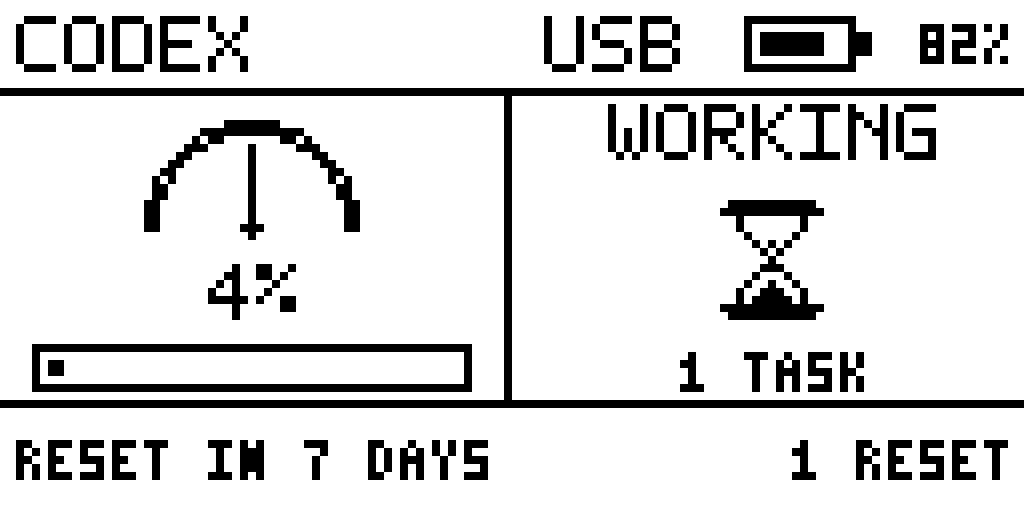
#> input picture design/homepage-v3-preview-8x.png, 1024 x 512 px
$ python build_v3_actual_comparison.py
#> lines starting #> are read from the running program, lines starting #| are printed output that depends on the picture; after the words box and inside, x2 and y2 are one past the last pixel; in counts of white or black regions, pixels touching at a corner belong together
from pathlib import Path

from PIL import Image


ROOT = Path(__file__).resolve().parent
PHOTO = Path(
    "/var/folders/dv/qjt1nb554lsfzv8z7_1513l00000gn/T/"
    "codex-clipboard-6a804106-cfae-4da0-bc1f-49a6c96f0e70.png"
)


def main() -> None:
    reference = Image.open(ROOT / "homepage-v3-preview-8x.png").convert("RGB")
#> reference is the input picture: PIL image 1024x512 RGB; 85.7% white; 54 black regions, largest, box (x1, y1, x2, y2) and area: (0, 88, 1024, 408) 18816, (32, 344, 472, 392) 7552, (720, 200, 824, 320) 5120
    photo = Image.open(PHOTO).convert("RGB")
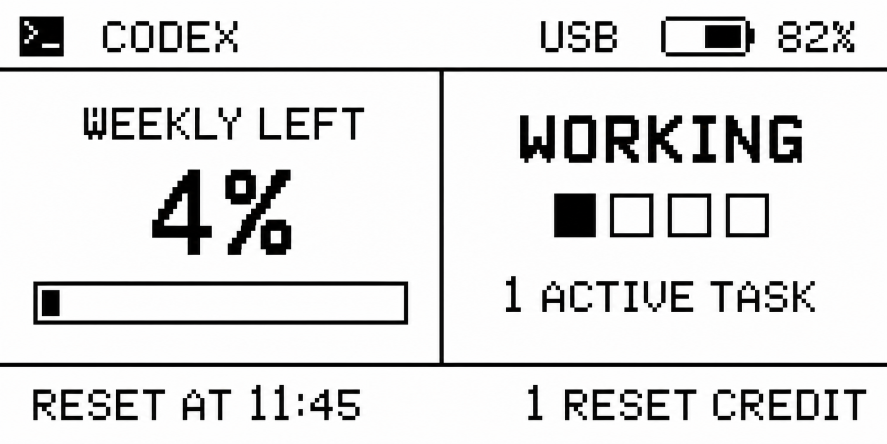
#> input picture design/homepage-white-reference.png, 1774 x 887 px, given in place of codex-clipboard-6a804106-cfae-4da0-bc1f-49a6c96f0e70.png, which was not available (shown at 1/2 size)
#> photo is the input picture: PIL image 1774x887 RGB; mean R, G, B 223.2, 223.1, 223.1

    # Normalize the photographed framebuffer region to the reference's 2:1 canvas.
    actual = photo.crop((329, 246, 1313, 758)).resize(
        reference.size, Image.Resampling.LANCZOS
    )
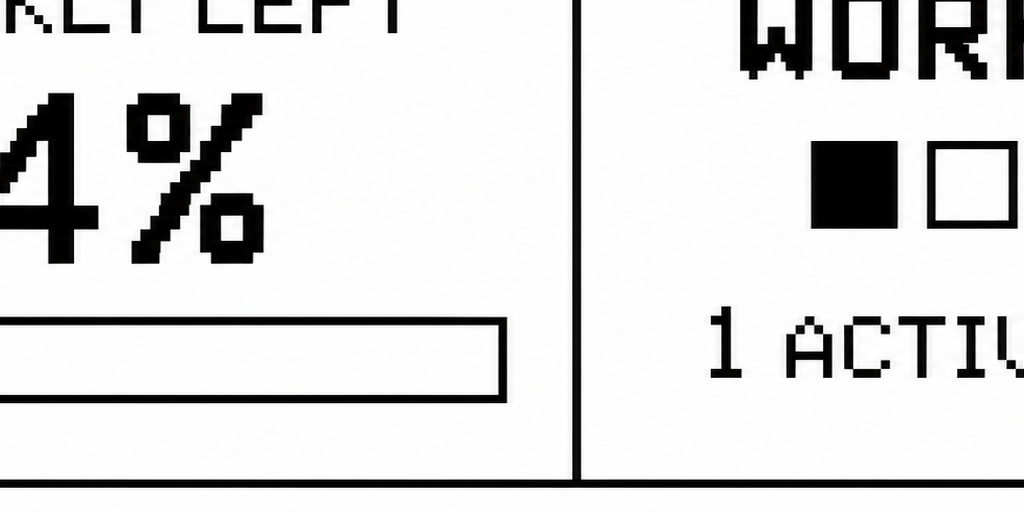
#> actual: PIL image 1024x512 RGB; mean R, G, B 218.3, 218.2, 218.2

    comparison = Image.new("RGB", (reference.width * 2, reference.height), "white")
#> comparison: PIL image 2048x512 RGB; every value is 255
    comparison.paste(reference, (0, 0))
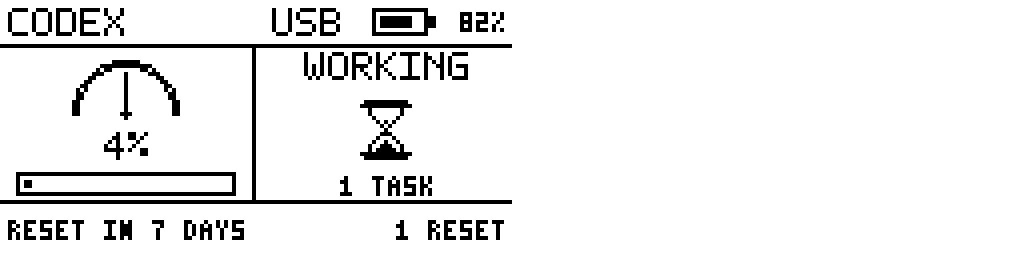
#> comparison: PIL image 2048x512 RGB (shown at 1/2 size); 92.9% white; 54 black regions, largest, box (x1, y1, x2, y2) and area: (0, 88, 1024, 408) 18816, (32, 344, 472, 392) 7552, (720, 200, 824, 320) 5120
    comparison.paste(actual, (reference.width, 0))
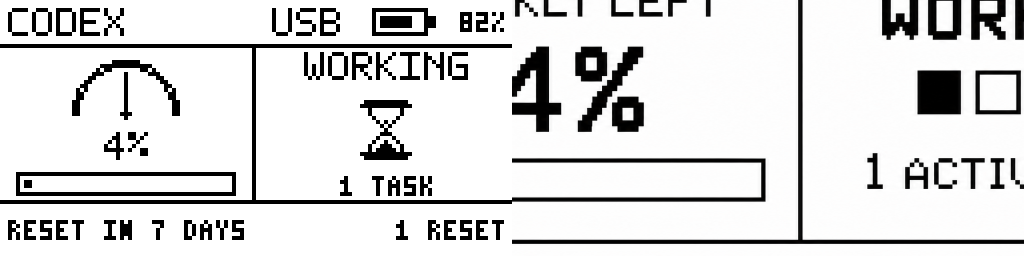
#> comparison: PIL image 2048x512 RGB (shown at 1/2 size); mean R, G, B 218.5, 218.4, 218.4
    comparison.save(ROOT / "homepage-v3-reference-vs-actual.png")


if __name__ == "__main__":
    main()
